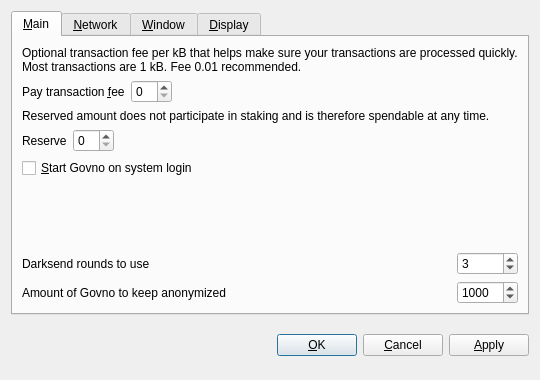
<?xml version="1.0" encoding="UTF-8"?>
<ui version="4.0">
 <class>OptionsDialog</class>
 <widget class="QDialog" name="OptionsDialog">
  <property name="geometry">
   <rect>
    <x>0</x>
    <y>0</y>
    <width>540</width>
    <height>380</height>
   </rect>
  </property>
  <property name="windowTitle">
   <string>Options</string>
  </property>
  <property name="modal">
   <bool>true</bool>
  </property>
  <layout class="QVBoxLayout" name="verticalLayout">
   <item>
    <widget class="QTabWidget" name="tabWidget">
     <property name="tabPosition">
      <enum>QTabWidget::North</enum>
     </property>
     <property name="currentIndex">
      <number>0</number>
     </property>
     <widget class="QWidget" name="tabMain">
      <attribute name="title">
       <string>&amp;Main</string>
      </attribute>
      <layout class="QGridLayout" name="gridLayout">
       <item row="0" column="0" colspan="2">
        <widget class="QLabel" name="transactionFeeInfoLabel">
         <property name="text">
          <string>Optional transaction fee per kB that helps make sure your transactions are processed quickly. Most transactions are 1 kB. Fee 0.01 recommended.</string>
         </property>
         <property name="textFormat">
          <enum>Qt::PlainText</enum>
         </property>
         <property name="wordWrap">
          <bool>true</bool>
         </property>
        </widget>
       </item>
       <item row="1" column="0">
        <layout class="QHBoxLayout" name="horizontalLayoutFee">
         <item>
          <widget class="QLabel" name="transactionFeeLabel">
           <property name="text">
            <string>Pay transaction &amp;fee</string>
           </property>
           <property name="textFormat">
            <enum>Qt::PlainText</enum>
           </property>
           <property name="buddy">
            <cstring>transactionFee</cstring>
           </property>
          </widget>
         </item>
         <item>
          <widget class="BitcoinAmountField" name="transactionFee"/>
         </item>
         <item>
          <spacer name="horizontalSpacerFee">
           <property name="orientation">
            <enum>Qt::Horizontal</enum>
           </property>
           <property name="sizeHint" stdset="0">
            <size>
             <width>40</width>
             <height>20</height>
            </size>
           </property>
          </spacer>
         </item>
        </layout>
       </item>
       <item row="2" column="0" colspan="2">
        <widget class="QLabel" name="reserveBalanceInfoLabel">
         <property name="text">
          <string>Reserved amount does not participate in staking and is therefore spendable at any time.</string>
         </property>
         <property name="textFormat">
          <enum>Qt::PlainText</enum>
         </property>
         <property name="wordWrap">
          <bool>true</bool>
         </property>
        </widget>
       </item>
       <item row="3" column="0">
        <layout class="QHBoxLayout" name="horizontalLayoutReserveBalance">
         <item>
          <widget class="QLabel" name="reserveBalanceLabel">
           <property name="text">
            <string>Reserve</string>
           </property>
           <property name="textFormat">
            <enum>Qt::PlainText</enum>
           </property>
           <property name="buddy">
            <cstring>reserveBalance</cstring>
           </property>
          </widget>
         </item>
         <item>
          <widget class="BitcoinAmountField" name="reserveBalance"/>
         </item>
         <item>
          <spacer name="horizontalSpacerReserveBalance">
           <property name="orientation">
            <enum>Qt::Horizontal</enum>
           </property>
           <property name="sizeHint" stdset="0">
            <size>
             <width>40</width>
             <height>20</height>
            </size>
           </property>
          </spacer>
         </item>
        </layout>
       </item>
       <item row="4" column="0">
        <widget class="QCheckBox" name="bitcoinAtStartup">
         <property name="toolTip">
          <string>Automatically start Govno after logging in to the system.</string>
         </property>
         <property name="text">
          <string>&amp;Start Govno on system login</string>
         </property>
        </widget>
       </item>
       <item row="5" column="0">
        <spacer name="verticalSpacer_Main">
         <property name="orientation">
          <enum>Qt::Vertical</enum>
         </property>
         <property name="sizeHint" stdset="0">
          <size>
           <width>20</width>
           <height>40</height>
          </size>
         </property>
        </spacer>
       </item>
       <item row="6" column="0">
        <widget class="QLabel" name="label">
         <property name="toolTip">
          <string>&lt;html&gt;&lt;head/&gt;&lt;body&gt;&lt;p&gt;This setting determines the amount of individual masternodes that an input will be anonymized through. More rounds of anonymization gives a higher degree of privacy, but also costs more in fees.&lt;/p&gt;&lt;/body&gt;&lt;/html&gt;</string>
         </property>
         <property name="text">
          <string>Darksend rounds to use</string>
         </property>
        </widget>
       </item>
       <item row="6" column="1">
        <widget class="QSpinBox" name="darksendRounds">
         <property name="minimum">
          <number>2</number>
         </property>
         <property name="maximum">
          <number>16</number>
         </property>
         <property name="value">
          <number>3</number>
         </property>
        </widget>
       </item>
       <item row="7" column="0">
        <widget class="QLabel" name="label_2">
         <property name="toolTip">
          <string>This amount acts as a threshold to turn off Darksend once it's reached.</string>
         </property>
         <property name="statusTip">
          <string notr="true"/>
         </property>
         <property name="whatsThis">
          <string notr="true"/>
         </property>
         <property name="accessibleName">
          <string notr="true"/>
         </property>
         <property name="accessibleDescription">
          <string notr="true"/>
         </property>
         <property name="text">
          <string>Amount of Govno to keep anonymized</string>
         </property>
        </widget>
       </item>
       <item row="7" column="1">
        <widget class="QSpinBox" name="anonymizeGovno">
         <property name="minimum">
          <number>2</number>
         </property>
         <property name="maximum">
          <number>10000</number>
         </property>
         <property name="singleStep">
          <number>10</number>
         </property>
         <property name="value">
          <number>1000</number>
         </property>
        </widget>
       </item>
      </layout>
     </widget>
     <widget class="QWidget" name="tabNetwork">
      <attribute name="title">
       <string>&amp;Network</string>
      </attribute>
      <layout class="QVBoxLayout" name="verticalLayout_Network">
       <item>
        <widget class="QCheckBox" name="mapPortUpnp">
         <property name="toolTip">
          <string>Automatically open the Govno client port on the router. This only works when your router supports UPnP and it is enabled.</string>
         </property>
         <property name="text">
          <string>Map port using &amp;UPnP</string>
         </property>
        </widget>
       </item>
       <item>
        <widget class="QCheckBox" name="connectSocks">
         <property name="toolTip">
          <string>Connect to the Govno network through a SOCKS5 proxy (e.g. when connecting through Tor).</string>
         </property>
         <property name="text">
          <string>&amp;Connect through SOCKS5 proxy:</string>
         </property>
        </widget>
       </item>
       <item>
        <layout class="QHBoxLayout" name="horizontalLayout_Network">
         <item>
          <widget class="QLabel" name="proxyIpLabel">
           <property name="text">
            <string>Proxy &amp;IP:</string>
           </property>
           <property name="textFormat">
            <enum>Qt::PlainText</enum>
           </property>
           <property name="buddy">
            <cstring>proxyIp</cstring>
           </property>
          </widget>
         </item>
         <item>
          <widget class="QValidatedLineEdit" name="proxyIp">
           <property name="maximumSize">
            <size>
             <width>140</width>
             <height>16777215</height>
            </size>
           </property>
           <property name="toolTip">
            <string>IP address of the proxy (e.g. 127.0.0.1)</string>
           </property>
          </widget>
         </item>
         <item>
          <widget class="QLabel" name="proxyPortLabel">
           <property name="text">
            <string>&amp;Port:</string>
           </property>
           <property name="textFormat">
            <enum>Qt::PlainText</enum>
           </property>
           <property name="buddy">
            <cstring>proxyPort</cstring>
           </property>
          </widget>
         </item>
         <item>
          <widget class="QLineEdit" name="proxyPort">
           <property name="maximumSize">
            <size>
             <width>55</width>
             <height>16777215</height>
            </size>
           </property>
           <property name="toolTip">
            <string>Port of the proxy (e.g. 9050)</string>
           </property>
          </widget>
         </item>
         <item>
          <spacer name="horizontalSpacer_Network">
           <property name="orientation">
            <enum>Qt::Horizontal</enum>
           </property>
           <property name="sizeHint" stdset="0">
            <size>
             <width>40</width>
             <height>20</height>
            </size>
           </property>
          </spacer>
         </item>
        </layout>
       </item>
       <item>
        <spacer name="verticalSpacer_Network">
         <property name="orientation">
          <enum>Qt::Vertical</enum>
         </property>
         <property name="sizeHint" stdset="0">
          <size>
           <width>20</width>
           <height>40</height>
          </size>
         </property>
        </spacer>
       </item>
      </layout>
     </widget>
     <widget class="QWidget" name="tabWindow">
      <attribute name="title">
       <string>&amp;Window</string>
      </attribute>
      <layout class="QVBoxLayout" name="verticalLayout_Window">
       <item>
        <widget class="QCheckBox" name="minimizeToTray">
         <property name="toolTip">
          <string>Show only a tray icon after minimizing the window.</string>
         </property>
         <property name="text">
          <string>&amp;Minimize to the tray instead of the taskbar</string>
         </property>
        </widget>
       </item>
       <item>
        <widget class="QCheckBox" name="minimizeOnClose">
         <property name="toolTip">
          <string>Minimize instead of exit the application when the window is closed. When this option is enabled, the application will be closed only after selecting Quit in the menu.</string>
         </property>
         <property name="text">
          <string>M&amp;inimize on close</string>
         </property>
        </widget>
       </item>
       <item>
        <spacer name="verticalSpacer_Window">
         <property name="orientation">
          <enum>Qt::Vertical</enum>
         </property>
         <property name="sizeHint" stdset="0">
          <size>
           <width>20</width>
           <height>40</height>
          </size>
         </property>
        </spacer>
       </item>
      </layout>
     </widget>
     <widget class="QWidget" name="tabDisplay">
      <attribute name="title">
       <string>&amp;Display</string>
      </attribute>
      <layout class="QVBoxLayout" name="verticalLayout_Display">
       <item>
        <layout class="QHBoxLayout" name="horizontalLayout_1_Display">
         <item>
          <widget class="QLabel" name="langLabel">
           <property name="text">
            <string>User Interface &amp;language:</string>
           </property>
           <property name="textFormat">
            <enum>Qt::PlainText</enum>
           </property>
           <property name="buddy">
            <cstring>lang</cstring>
           </property>
          </widget>
         </item>
         <item>
          <widget class="QValueComboBox" name="lang">
           <property name="toolTip">
            <string>The user interface language can be set here. This setting will take effect after restarting Govno.</string>
           </property>
          </widget>
         </item>
        </layout>
       </item>
       <item>
        <layout class="QHBoxLayout" name="horizontalLayout_2_Display">
         <item>
          <widget class="QLabel" name="unitLabel">
           <property name="text">
            <string>&amp;Unit to show amounts in:</string>
           </property>
           <property name="textFormat">
            <enum>Qt::PlainText</enum>
           </property>
           <property name="buddy">
            <cstring>unit</cstring>
           </property>
          </widget>
         </item>
         <item>
          <widget class="QValueComboBox" name="unit">
           <property name="toolTip">
            <string>Choose the default subdivision unit to show in the interface and when sending coins.</string>
           </property>
          </widget>
         </item>
        </layout>
       </item>
       <item>
        <widget class="QCheckBox" name="coinControlFeatures">
         <property name="toolTip">
          <string>Whether to show coin control features or not.</string>
         </property>
         <property name="text">
          <string>Display coin &amp;control features (experts only!)</string>
         </property>
        </widget>
       </item>
       <item>
        <spacer name="verticalSpacer_Display">
         <property name="orientation">
          <enum>Qt::Vertical</enum>
         </property>
         <property name="sizeHint" stdset="0">
          <size>
           <width>20</width>
           <height>40</height>
          </size>
         </property>
        </spacer>
       </item>
      </layout>
     </widget>
    </widget>
   </item>
   <item>
    <layout class="QHBoxLayout" name="horizontalLayout_Buttons">
     <item>
      <spacer name="horizontalSpacer_1">
       <property name="orientation">
        <enum>Qt::Horizontal</enum>
       </property>
       <property name="sizeHint" stdset="0">
        <size>
         <width>40</width>
         <height>48</height>
        </size>
       </property>
      </spacer>
     </item>
     <item>
      <widget class="QLabel" name="statusLabel">
       <property name="font">
        <font>
         <weight>75</weight>
         <bold>true</bold>
        </font>
       </property>
       <property name="text">
        <string/>
       </property>
       <property name="textFormat">
        <enum>Qt::PlainText</enum>
       </property>
       <property name="wordWrap">
        <bool>true</bool>
       </property>
      </widget>
     </item>
     <item>
      <spacer name="horizontalSpacer_2">
       <property name="orientation">
        <enum>Qt::Horizontal</enum>
       </property>
       <property name="sizeHint" stdset="0">
        <size>
         <width>40</width>
         <height>48</height>
        </size>
       </property>
      </spacer>
     </item>
     <item>
      <widget class="QPushButton" name="okButton">
       <property name="text">
        <string>&amp;OK</string>
       </property>
      </widget>
     </item>
     <item>
      <widget class="QPushButton" name="cancelButton">
       <property name="text">
        <string>&amp;Cancel</string>
       </property>
       <property name="autoDefault">
        <bool>false</bool>
       </property>
      </widget>
     </item>
     <item>
      <widget class="QPushButton" name="applyButton">
       <property name="text">
        <string>&amp;Apply</string>
       </property>
       <property name="autoDefault">
        <bool>false</bool>
       </property>
      </widget>
     </item>
    </layout>
   </item>
  </layout>
 </widget>
 <customwidgets>
  <customwidget>
   <class>BitcoinAmountField</class>
   <extends>QSpinBox</extends>
   <header>bitcoinamountfield.h</header>
   <container>1</container>
  </customwidget>
  <customwidget>
   <class>QValueComboBox</class>
   <extends>QComboBox</extends>
   <header>qvaluecombobox.h</header>
  </customwidget>
  <customwidget>
   <class>QValidatedLineEdit</class>
   <extends>QLineEdit</extends>
   <header>qvalidatedlineedit.h</header>
  </customwidget>
 </customwidgets>
 <resources/>
 <connections/>
</ui>
